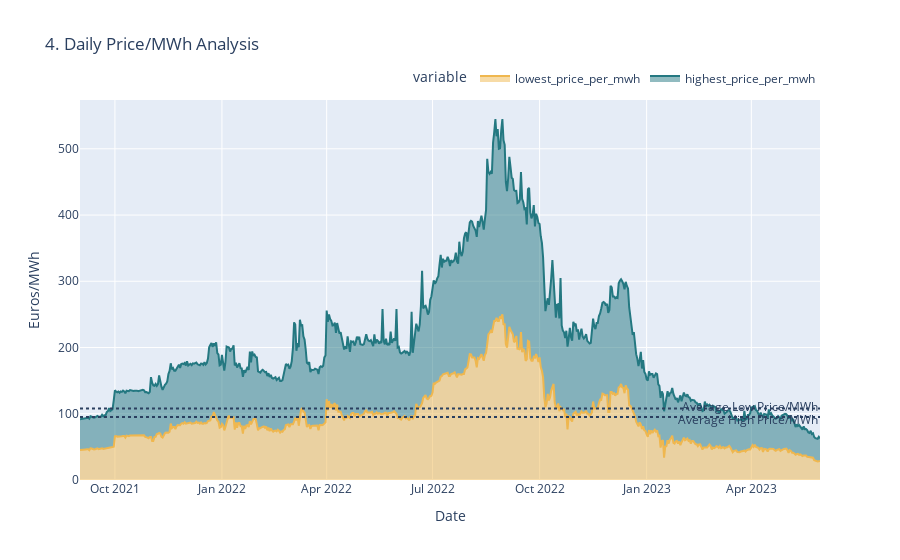

Notebook cell for this chart:
### Markdown cell above
<div class="alert alert-block alert-info">
<h3 style="font-family:  'Garamond', 'Lucida Sans', sans-serif; text-align: center; color:#164863;  font-weight: bold; font-size: 24px;">   About 'gas_price.csv':  </h3>
<b>origin_date:</b> The date when the day-ahead prices became available.<br>
<b>forecast_date:</b> The date when the forecast prices should be relevant.<br>
<b>lowest_price_per_mwh:</b> The lowest price of natural gas that on the day ahead market that trading day.<br>
<b>highest_price_per_mwh:</b> The highest price of natural gas that on the day ahead market that trading day.<br>
&nbsp;&nbsp;&nbsp;&nbsp; <i>(Gas Prices are in Euros per megawatt hour equivalent.)</i><br>
</div>

### Code cell
fig = px.area(daily, x=daily.index, y=["lowest_price_per_mwh","highest_price_per_mwh"],
              title='4. Daily Price/MWh Analysis',
              color_discrete_map={"lowest_price_per_mwh": "#EFB74F",
                                  "highest_price_per_mwh": "#247881"})
fig.add_hline(y=meanGasLow, line_dash="dot",
              annotation_text="Average Low Price/MWh", annotation_position="top right")
fig.add_hline(y=meanGasHigh, line_dash="dot",
              annotation_text="Average High Price/MWh", annotation_position="bottom right")
fig.update_layout(xaxis_title="Date", yaxis_title="Euros/MWh",
                  legend=dict(orientation="h", yanchor="bottom", y=1.02, xanchor="right", x=1))
fig.show()

### Figure 1 — Plotly figure (JSON) as saved in the notebook; plotly's stock layout.template omitted (floating-point values rounded to 4 significant figures; data arrays with more than 128 entries replaced by an {"elided": "..."} marker saying what was removed)
{"data": [{"fillpattern": {"shape": ""}, "hovertemplate": "variable=lowest_price_per_mwh<br>forecast_date=%{x}<br>value=%{y}<extra></extra>", "legendgroup": "lowest_price_per_mwh", "line": {"color": "#EFB74F"}, "marker": {"symbol": "circle"}, "mode": "lines", "name": "lowest_price_per_mwh", "orientation": "v", "showlegend": true, "stackgroup": "1", "type": "scatter", "x": {"elided": "637 str values"}, "xaxis": "x", "y": {"elided": "637 float values"}, "yaxis": "y"}, {"fillpattern": {"shape": ""}, "hovertemplate": "variable=highest_price_per_mwh<br>forecast_date=%{x}<br>value=%{y}<extra></extra>", "legendgroup": "highest_price_per_mwh", "line": {"color": "#247881"}, "marker": {"symbol": "circle"}, "mode": "lines", "name": "highest_price_per_mwh", "orientation": "v", "showlegend": true, "stackgroup": "1", "type": "scatter", "x": {"elided": "637 str values"}, "xaxis": "x", "y": {"elided": "637 float values"}, "yaxis": "y"}], "layout": {"annotations": [{"showarrow": false, "text": "Average Low Price/MWh", "x": 1, "xanchor": "right", "xref": "x domain", "y": 95.04, "yanchor": "bottom", "yref": "y"}, {"showarrow": false, "text": "Average High Price/MWh", "x": 1, "xanchor": "right", "xref": "x domain", "y": 107.8, "yanchor": "top", "yref": "y"}], "legend": {"orientation": "h", "title": {"text": "variable"}, "tracegroupgap": 0, "x": 1, "xanchor": "right", "y": 1.02, "yanchor": "bottom"}, "shapes": [{"line": {"dash": "dot"}, "type": "line", "x0": 0, "x1": 1, "xref": "x domain", "y0": 95.04, "y1": 95.04, "yref": "y"}, {"line": {"dash": "dot"}, "type": "line", "x0": 0, "x1": 1, "xref": "x domain", "y0": 107.8, "y1": 107.8, "yref": "y"}], "title": {"text": "4. Daily Price/MWh Analysis"}, "xaxis": {"anchor": "y", "domain": [0.0, 1.0], "title": {"text": "Date"}}, "yaxis": {"anchor": "x", "domain": [0.0, 1.0], "title": {"text": "Euros/MWh"}}}}
